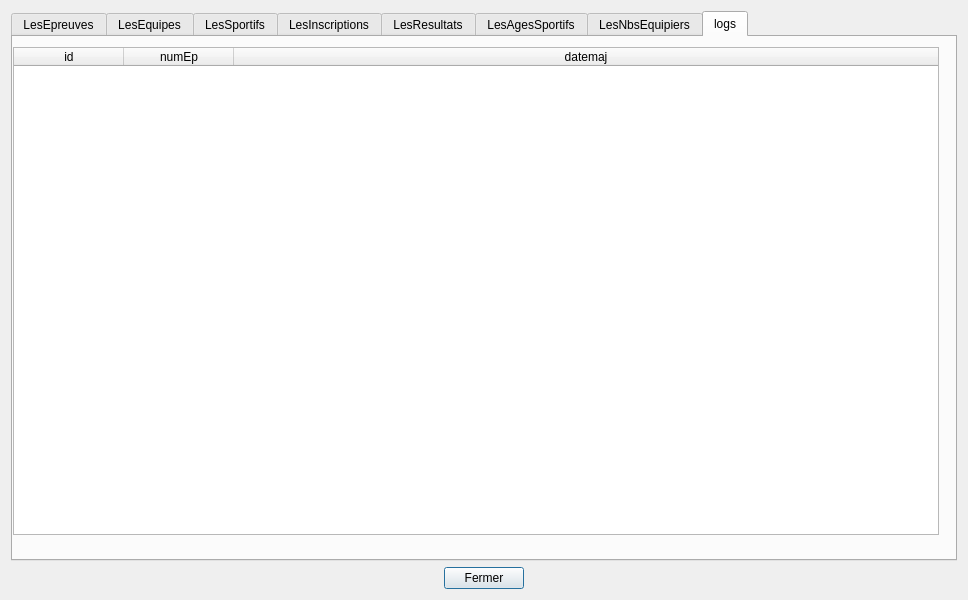
<?xml version="1.0" encoding="UTF-8"?>
<ui version="4.0">
 <class>tablesDataV1</class>
 <widget class="QDialog" name="tablesDataV1">
  <property name="geometry">
   <rect>
    <x>0</x>
    <y>0</y>
    <width>968</width>
    <height>600</height>
   </rect>
  </property>
  <property name="sizePolicy">
   <sizepolicy hsizetype="Preferred" vsizetype="Preferred">
    <horstretch>0</horstretch>
    <verstretch>0</verstretch>
   </sizepolicy>
  </property>
  <property name="minimumSize">
   <size>
    <width>0</width>
    <height>0</height>
   </size>
  </property>
  <property name="windowTitle">
   <string>BD JO</string>
  </property>
  <layout class="QVBoxLayout" name="verticalLayout">
   <item>
    <widget class="QTabWidget" name="tabWidget">
     <property name="currentIndex">
      <number>7</number>
     </property>
     <widget class="QWidget" name="tabEpreuves">
      <attribute name="title">
       <string>LesEpreuves</string>
      </attribute>
      <layout class="QVBoxLayout" name="verticalLayout_2">
       <item>
        <widget class="QTableWidget" name="tableEpreuves">
         <property name="sizePolicy">
          <sizepolicy hsizetype="Expanding" vsizetype="Expanding">
           <horstretch>0</horstretch>
           <verstretch>0</verstretch>
          </sizepolicy>
         </property>
         <property name="minimumSize">
          <size>
           <width>0</width>
           <height>400</height>
          </size>
         </property>
         <property name="baseSize">
          <size>
           <width>0</width>
           <height>0</height>
          </size>
         </property>
         <property name="layoutDirection">
          <enum>Qt::LeftToRight</enum>
         </property>
         <property name="sizeAdjustPolicy">
          <enum>QAbstractScrollArea::AdjustToContents</enum>
         </property>
         <property name="sortingEnabled">
          <bool>true</bool>
         </property>
         <property name="columnCount">
          <number>7</number>
         </property>
         <attribute name="horizontalHeaderCascadingSectionResizes">
          <bool>true</bool>
         </attribute>
         <attribute name="horizontalHeaderDefaultSectionSize">
          <number>110</number>
         </attribute>
         <attribute name="horizontalHeaderHighlightSections">
          <bool>true</bool>
         </attribute>
         <attribute name="horizontalHeaderMinimumSectionSize">
          <number>50</number>
         </attribute>
         <attribute name="horizontalHeaderShowSortIndicator" stdset="0">
          <bool>true</bool>
         </attribute>
         <attribute name="horizontalHeaderStretchLastSection">
          <bool>true</bool>
         </attribute>
         <attribute name="verticalHeaderVisible">
          <bool>false</bool>
         </attribute>
         <column>
          <property name="text">
           <string>numEp</string>
          </property>
         </column>
         <column>
          <property name="text">
           <string>nomEp</string>
          </property>
         </column>
         <column>
          <property name="text">
           <string>formeEp</string>
          </property>
         </column>
         <column>
          <property name="text">
           <string>nomDi</string>
          </property>
         </column>
         <column>
          <property name="text">
           <string>categorieEp</string>
          </property>
         </column>
         <column>
          <property name="text">
           <string>nbSportifsEp</string>
          </property>
         </column>
         <column>
          <property name="text">
           <string>dateEp</string>
          </property>
         </column>
        </widget>
       </item>
       <item>
        <widget class="QLabel" name="label_epreuves">
         <property name="palette">
          <palette>
           <active>
            <colorrole role="WindowText">
             <brush brushstyle="SolidPattern">
              <color alpha="255">
               <red>255</red>
               <green>0</green>
               <blue>0</blue>
              </color>
             </brush>
            </colorrole>
           </active>
           <inactive>
            <colorrole role="WindowText">
             <brush brushstyle="SolidPattern">
              <color alpha="255">
               <red>255</red>
               <green>0</green>
               <blue>0</blue>
              </color>
             </brush>
            </colorrole>
           </inactive>
           <disabled>
            <colorrole role="WindowText">
             <brush brushstyle="SolidPattern">
              <color alpha="255">
               <red>120</red>
               <green>120</green>
               <blue>120</blue>
              </color>
             </brush>
            </colorrole>
           </disabled>
          </palette>
         </property>
         <property name="text">
          <string/>
         </property>
         <property name="scaledContents">
          <bool>true</bool>
         </property>
         <property name="alignment">
          <set>Qt::AlignCenter</set>
         </property>
        </widget>
       </item>
      </layout>
     </widget>
     <widget class="QWidget" name="tabLesEquipiers">
      <attribute name="title">
       <string>LesEquipes</string>
      </attribute>
      <widget class="QTableWidget" name="tableLesEquipiers">
       <property name="geometry">
        <rect>
         <x>10</x>
         <y>10</y>
         <width>926</width>
         <height>488</height>
        </rect>
       </property>
       <attribute name="horizontalHeaderDefaultSectionSize">
        <number>110</number>
       </attribute>
       <attribute name="horizontalHeaderMinimumSectionSize">
        <number>50</number>
       </attribute>
       <attribute name="horizontalHeaderStretchLastSection">
        <bool>true</bool>
       </attribute>
       <attribute name="verticalHeaderVisible">
        <bool>false</bool>
       </attribute>
       <column>
        <property name="text">
         <string>numEq</string>
        </property>
       </column>
       <column>
        <property name="text">
         <string>numSp</string>
        </property>
       </column>
      </widget>
      <widget class="QLabel" name="label_LesEquipiers">
       <property name="geometry">
        <rect>
         <x>10</x>
         <y>510</y>
         <width>926</width>
         <height>13</height>
        </rect>
       </property>
       <property name="palette">
        <palette>
         <active>
          <colorrole role="WindowText">
           <brush brushstyle="SolidPattern">
            <color alpha="255">
             <red>255</red>
             <green>0</green>
             <blue>0</blue>
            </color>
           </brush>
          </colorrole>
         </active>
         <inactive>
          <colorrole role="WindowText">
           <brush brushstyle="SolidPattern">
            <color alpha="255">
             <red>255</red>
             <green>0</green>
             <blue>0</blue>
            </color>
           </brush>
          </colorrole>
         </inactive>
         <disabled>
          <colorrole role="WindowText">
           <brush brushstyle="SolidPattern">
            <color alpha="255">
             <red>120</red>
             <green>120</green>
             <blue>120</blue>
            </color>
           </brush>
          </colorrole>
         </disabled>
        </palette>
       </property>
       <property name="text">
        <string/>
       </property>
       <property name="alignment">
        <set>Qt::AlignCenter</set>
       </property>
      </widget>
     </widget>
     <widget class="QWidget" name="tabSportifs">
      <attribute name="title">
       <string>LesSportifs</string>
      </attribute>
      <layout class="QVBoxLayout" name="verticalLayout_7">
       <item>
        <widget class="QTableWidget" name="tableSportifs">
         <attribute name="horizontalHeaderDefaultSectionSize">
          <number>110</number>
         </attribute>
         <attribute name="horizontalHeaderMinimumSectionSize">
          <number>50</number>
         </attribute>
         <attribute name="horizontalHeaderStretchLastSection">
          <bool>true</bool>
         </attribute>
         <attribute name="verticalHeaderVisible">
          <bool>false</bool>
         </attribute>
         <column>
          <property name="text">
           <string>numSp</string>
          </property>
         </column>
         <column>
          <property name="text">
           <string>nomSp</string>
          </property>
         </column>
         <column>
          <property name="text">
           <string>prenomSp</string>
          </property>
         </column>
         <column>
          <property name="text">
           <string>pays</string>
          </property>
         </column>
         <column>
          <property name="text">
           <string>categorieSp</string>
          </property>
         </column>
         <column>
          <property name="text">
           <string>dateNaisSp</string>
          </property>
         </column>
        </widget>
       </item>
       <item>
        <widget class="QLabel" name="label_sportifs">
         <property name="palette">
          <palette>
           <active>
            <colorrole role="WindowText">
             <brush brushstyle="SolidPattern">
              <color alpha="255">
               <red>255</red>
               <green>0</green>
               <blue>0</blue>
              </color>
             </brush>
            </colorrole>
           </active>
           <inactive>
            <colorrole role="WindowText">
             <brush brushstyle="SolidPattern">
              <color alpha="255">
               <red>255</red>
               <green>0</green>
               <blue>0</blue>
              </color>
             </brush>
            </colorrole>
           </inactive>
           <disabled>
            <colorrole role="WindowText">
             <brush brushstyle="SolidPattern">
              <color alpha="255">
               <red>120</red>
               <green>120</green>
               <blue>120</blue>
              </color>
             </brush>
            </colorrole>
           </disabled>
          </palette>
         </property>
         <property name="text">
          <string/>
         </property>
         <property name="alignment">
          <set>Qt::AlignCenter</set>
         </property>
        </widget>
       </item>
      </layout>
     </widget>
     <widget class="QWidget" name="tabinscriptions">
      <attribute name="title">
       <string>LesInscriptions</string>
      </attribute>
      <widget class="QTableWidget" name="tableinscriptions">
       <property name="geometry">
        <rect>
         <x>10</x>
         <y>10</y>
         <width>926</width>
         <height>488</height>
        </rect>
       </property>
       <attribute name="horizontalHeaderDefaultSectionSize">
        <number>110</number>
       </attribute>
       <attribute name="horizontalHeaderMinimumSectionSize">
        <number>50</number>
       </attribute>
       <attribute name="horizontalHeaderStretchLastSection">
        <bool>true</bool>
       </attribute>
       <attribute name="verticalHeaderVisible">
        <bool>false</bool>
       </attribute>
       <column>
        <property name="text">
         <string>numIn</string>
        </property>
       </column>
       <column>
        <property name="text">
         <string>numEp</string>
        </property>
       </column>
      </widget>
      <widget class="QLabel" name="label_inscriptions">
       <property name="geometry">
        <rect>
         <x>10</x>
         <y>500</y>
         <width>926</width>
         <height>13</height>
        </rect>
       </property>
       <property name="palette">
        <palette>
         <active>
          <colorrole role="WindowText">
           <brush brushstyle="SolidPattern">
            <color alpha="255">
             <red>255</red>
             <green>0</green>
             <blue>0</blue>
            </color>
           </brush>
          </colorrole>
         </active>
         <inactive>
          <colorrole role="WindowText">
           <brush brushstyle="SolidPattern">
            <color alpha="255">
             <red>255</red>
             <green>0</green>
             <blue>0</blue>
            </color>
           </brush>
          </colorrole>
         </inactive>
         <disabled>
          <colorrole role="WindowText">
           <brush brushstyle="SolidPattern">
            <color alpha="255">
             <red>120</red>
             <green>120</green>
             <blue>120</blue>
            </color>
           </brush>
          </colorrole>
         </disabled>
        </palette>
       </property>
       <property name="text">
        <string/>
       </property>
       <property name="alignment">
        <set>Qt::AlignCenter</set>
       </property>
      </widget>
     </widget>
     <widget class="QWidget" name="tabresultats">
      <attribute name="title">
       <string>LesResultats</string>
      </attribute>
      <widget class="QTableWidget" name="tableiresultats">
       <property name="geometry">
        <rect>
         <x>10</x>
         <y>10</y>
         <width>926</width>
         <height>488</height>
        </rect>
       </property>
       <attribute name="horizontalHeaderDefaultSectionSize">
        <number>110</number>
       </attribute>
       <attribute name="horizontalHeaderMinimumSectionSize">
        <number>50</number>
       </attribute>
       <attribute name="horizontalHeaderStretchLastSection">
        <bool>true</bool>
       </attribute>
       <attribute name="verticalHeaderVisible">
        <bool>false</bool>
       </attribute>
       <column>
        <property name="text">
         <string>numEp</string>
        </property>
       </column>
       <column>
        <property name="text">
         <string>numEp</string>
        </property>
       </column>
       <column>
        <property name="text">
         <string>silver</string>
        </property>
       </column>
       <column>
        <property name="text">
         <string>bronze</string>
        </property>
       </column>
      </widget>
      <widget class="QLabel" name="label_resultats">
       <property name="geometry">
        <rect>
         <x>10</x>
         <y>500</y>
         <width>926</width>
         <height>13</height>
        </rect>
       </property>
       <property name="palette">
        <palette>
         <active>
          <colorrole role="WindowText">
           <brush brushstyle="SolidPattern">
            <color alpha="255">
             <red>255</red>
             <green>0</green>
             <blue>0</blue>
            </color>
           </brush>
          </colorrole>
         </active>
         <inactive>
          <colorrole role="WindowText">
           <brush brushstyle="SolidPattern">
            <color alpha="255">
             <red>255</red>
             <green>0</green>
             <blue>0</blue>
            </color>
           </brush>
          </colorrole>
         </inactive>
         <disabled>
          <colorrole role="WindowText">
           <brush brushstyle="SolidPattern">
            <color alpha="255">
             <red>120</red>
             <green>120</green>
             <blue>120</blue>
            </color>
           </brush>
          </colorrole>
         </disabled>
        </palette>
       </property>
       <property name="text">
        <string/>
       </property>
       <property name="alignment">
        <set>Qt::AlignCenter</set>
       </property>
      </widget>
     </widget>
     <widget class="QWidget" name="tabLesAgesSportifs">
      <attribute name="title">
       <string>LesAgesSportifs</string>
      </attribute>
      <widget class="QTableWidget" name="tableLesAgesSportifs">
       <property name="geometry">
        <rect>
         <x>10</x>
         <y>10</y>
         <width>926</width>
         <height>488</height>
        </rect>
       </property>
       <attribute name="horizontalHeaderDefaultSectionSize">
        <number>110</number>
       </attribute>
       <attribute name="horizontalHeaderMinimumSectionSize">
        <number>50</number>
       </attribute>
       <attribute name="horizontalHeaderStretchLastSection">
        <bool>true</bool>
       </attribute>
       <attribute name="verticalHeaderVisible">
        <bool>false</bool>
       </attribute>
       <column>
        <property name="text">
         <string>numEp</string>
        </property>
       </column>
       <column>
        <property name="text">
         <string>nomSp</string>
        </property>
       </column>
       <column>
        <property name="text">
         <string>prenomSp</string>
        </property>
       </column>
       <column>
        <property name="text">
         <string>pays</string>
        </property>
       </column>
       <column>
        <property name="text">
         <string>categorieSp</string>
        </property>
       </column>
       <column>
        <property name="text">
         <string>dateNaisSp</string>
        </property>
       </column>
       <column>
        <property name="text">
         <string>ageSp</string>
        </property>
       </column>
      </widget>
      <widget class="QLabel" name="label_LesAgesSportifs">
       <property name="geometry">
        <rect>
         <x>0</x>
         <y>500</y>
         <width>926</width>
         <height>13</height>
        </rect>
       </property>
       <property name="palette">
        <palette>
         <active>
          <colorrole role="WindowText">
           <brush brushstyle="SolidPattern">
            <color alpha="255">
             <red>255</red>
             <green>0</green>
             <blue>0</blue>
            </color>
           </brush>
          </colorrole>
         </active>
         <inactive>
          <colorrole role="WindowText">
           <brush brushstyle="SolidPattern">
            <color alpha="255">
             <red>255</red>
             <green>0</green>
             <blue>0</blue>
            </color>
           </brush>
          </colorrole>
         </inactive>
         <disabled>
          <colorrole role="WindowText">
           <brush brushstyle="SolidPattern">
            <color alpha="255">
             <red>120</red>
             <green>120</green>
             <blue>120</blue>
            </color>
           </brush>
          </colorrole>
         </disabled>
        </palette>
       </property>
       <property name="text">
        <string/>
       </property>
       <property name="alignment">
        <set>Qt::AlignCenter</set>
       </property>
      </widget>
     </widget>
     <widget class="QWidget" name="tabLesNbsEquipiers">
      <attribute name="title">
       <string>LesNbsEquipiers</string>
      </attribute>
      <widget class="QTableWidget" name="tableLesNbsEquipiers">
       <property name="geometry">
        <rect>
         <x>10</x>
         <y>10</y>
         <width>926</width>
         <height>488</height>
        </rect>
       </property>
       <attribute name="horizontalHeaderDefaultSectionSize">
        <number>110</number>
       </attribute>
       <attribute name="horizontalHeaderMinimumSectionSize">
        <number>50</number>
       </attribute>
       <attribute name="horizontalHeaderStretchLastSection">
        <bool>true</bool>
       </attribute>
       <attribute name="verticalHeaderVisible">
        <bool>false</bool>
       </attribute>
       <column>
        <property name="text">
         <string>numEq</string>
        </property>
       </column>
       <column>
        <property name="text">
         <string>nbEquipiersEq</string>
        </property>
       </column>
      </widget>
      <widget class="QLabel" name="label_LesNbsEquipiers">
       <property name="geometry">
        <rect>
         <x>0</x>
         <y>500</y>
         <width>926</width>
         <height>13</height>
        </rect>
       </property>
       <property name="palette">
        <palette>
         <active>
          <colorrole role="WindowText">
           <brush brushstyle="SolidPattern">
            <color alpha="255">
             <red>255</red>
             <green>0</green>
             <blue>0</blue>
            </color>
           </brush>
          </colorrole>
         </active>
         <inactive>
          <colorrole role="WindowText">
           <brush brushstyle="SolidPattern">
            <color alpha="255">
             <red>255</red>
             <green>0</green>
             <blue>0</blue>
            </color>
           </brush>
          </colorrole>
         </inactive>
         <disabled>
          <colorrole role="WindowText">
           <brush brushstyle="SolidPattern">
            <color alpha="255">
             <red>120</red>
             <green>120</green>
             <blue>120</blue>
            </color>
           </brush>
          </colorrole>
         </disabled>
        </palette>
       </property>
       <property name="text">
        <string/>
       </property>
       <property name="alignment">
        <set>Qt::AlignCenter</set>
       </property>
      </widget>
     </widget>
     <widget class="QWidget" name="tablogs">
      <attribute name="title">
       <string>logs</string>
      </attribute>
      <widget class="QTableWidget" name="tablelogs">
       <property name="geometry">
        <rect>
         <x>0</x>
         <y>10</y>
         <width>926</width>
         <height>488</height>
        </rect>
       </property>
       <attribute name="horizontalHeaderDefaultSectionSize">
        <number>110</number>
       </attribute>
       <attribute name="horizontalHeaderMinimumSectionSize">
        <number>50</number>
       </attribute>
       <attribute name="horizontalHeaderStretchLastSection">
        <bool>true</bool>
       </attribute>
       <attribute name="verticalHeaderVisible">
        <bool>false</bool>
       </attribute>
       <column>
        <property name="text">
         <string>id</string>
        </property>
       </column>
       <column>
        <property name="text">
         <string>numEp</string>
        </property>
       </column>
       <column>
        <property name="text">
         <string>datemaj</string>
        </property>
       </column>
      </widget>
      <widget class="QLabel" name="label_logs">
       <property name="geometry">
        <rect>
         <x>0</x>
         <y>500</y>
         <width>926</width>
         <height>13</height>
        </rect>
       </property>
       <property name="palette">
        <palette>
         <active>
          <colorrole role="WindowText">
           <brush brushstyle="SolidPattern">
            <color alpha="255">
             <red>255</red>
             <green>0</green>
             <blue>0</blue>
            </color>
           </brush>
          </colorrole>
         </active>
         <inactive>
          <colorrole role="WindowText">
           <brush brushstyle="SolidPattern">
            <color alpha="255">
             <red>255</red>
             <green>0</green>
             <blue>0</blue>
            </color>
           </brush>
          </colorrole>
         </inactive>
         <disabled>
          <colorrole role="WindowText">
           <brush brushstyle="SolidPattern">
            <color alpha="255">
             <red>120</red>
             <green>120</green>
             <blue>120</blue>
            </color>
           </brush>
          </colorrole>
         </disabled>
        </palette>
       </property>
       <property name="text">
        <string/>
       </property>
       <property name="alignment">
        <set>Qt::AlignCenter</set>
       </property>
      </widget>
     </widget>
    </widget>
   </item>
   <item>
    <layout class="QHBoxLayout" name="horizontalLayout">
     <item>
      <spacer name="horizontalSpacer_data_V1">
       <property name="orientation">
        <enum>Qt::Horizontal</enum>
       </property>
       <property name="sizeHint" stdset="0">
        <size>
         <width>40</width>
         <height>20</height>
        </size>
       </property>
      </spacer>
     </item>
     <item>
      <widget class="QPushButton" name="pushButton_data_V1">
       <property name="text">
        <string>Fermer</string>
       </property>
      </widget>
     </item>
     <item>
      <spacer name="horizontalSpacer_2_data_V1">
       <property name="orientation">
        <enum>Qt::Horizontal</enum>
       </property>
       <property name="sizeHint" stdset="0">
        <size>
         <width>40</width>
         <height>20</height>
        </size>
       </property>
      </spacer>
     </item>
    </layout>
   </item>
  </layout>
 </widget>
 <resources/>
 <connections>
  <connection>
   <sender>pushButton_data_V1</sender>
   <signal>clicked()</signal>
   <receiver>tablesDataV1</receiver>
   <slot>close()</slot>
   <hints>
    <hint type="sourcelabel">
     <x>521</x>
     <y>589</y>
    </hint>
    <hint type="destinationlabel">
     <x>323</x>
     <y>169</y>
    </hint>
   </hints>
  </connection>
 </connections>
 <slots>
  <slot>refreshSpectaclesData()</slot>
  <slot>refreshZonesData()</slot>
  <slot>refreshRepresentationsData()</slot>
 </slots>
</ui>
